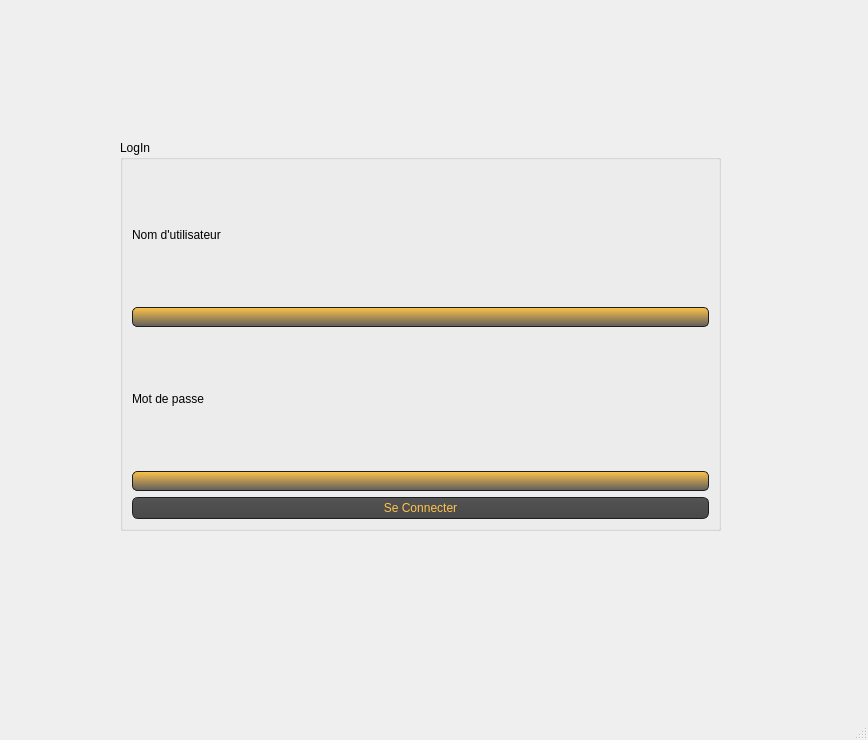
<?xml version="1.0" encoding="UTF-8"?>
<ui version="4.0">
 <class>MainWindow</class>
 <widget class="QMainWindow" name="MainWindow">
  <property name="geometry">
   <rect>
    <x>0</x>
    <y>0</y>
    <width>868</width>
    <height>740</height>
   </rect>
  </property>
  <property name="windowTitle">
   <string>gestion des employés</string>
  </property>
  <widget class="QWidget" name="centralwidget">
   <widget class="QGroupBox" name="groupBox">
    <property name="geometry">
     <rect>
      <x>120</x>
      <y>140</y>
      <width>601</width>
      <height>391</height>
     </rect>
    </property>
    <property name="styleSheet">
     <string notr="true">font: 75 9pt &quot;Adobe Caslon Pro Bold&quot;;</string>
    </property>
    <property name="title">
     <string>LogIn</string>
    </property>
    <layout class="QVBoxLayout" name="verticalLayout">
     <item>
      <widget class="QLabel" name="label">
       <property name="text">
        <string>Nom d'utilisateur</string>
       </property>
      </widget>
     </item>
     <item>
      <widget class="QLineEdit" name="lineEdit_nomutilisateur">
       <property name="styleSheet">
        <string notr="true">QLineEdit
{
    background-color: QLinearGradient( x1: 0, y1: 0, x2: 0, y2: 1, stop: 0 #4d4d4d, stop: 0 #ffc34a, stop: 1 #5d5d5d);
    padding: 1px;
    border-style: solid;
    border: 1px solid #1e1e1e;
    border-radius: 5;
}</string>
       </property>
       <property name="maxLength">
        <number>50</number>
       </property>
      </widget>
     </item>
     <item>
      <widget class="QLabel" name="label_2">
       <property name="text">
        <string>Mot de passe</string>
       </property>
      </widget>
     </item>
     <item>
      <widget class="QLineEdit" name="lineEdit_motpasse">
       <property name="styleSheet">
        <string notr="true">QLineEdit
{
    background-color: QLinearGradient( x1: 0, y1: 0, x2: 0, y2: 1, stop: 0 #4d4d4d, stop: 0 #ffc34a, stop: 1 #5d5d5d);
    padding: 1px;
    border-style: solid;
    border: 1px solid #1e1e1e;
    border-radius: 5;
}</string>
       </property>
       <property name="maxLength">
        <number>50</number>
       </property>
       <property name="echoMode">
        <enum>QLineEdit::Password</enum>
       </property>
      </widget>
     </item>
     <item>
      <widget class="QPushButton" name="pushButton_conncter">
       <property name="styleSheet">
        <string notr="true">QPushButton
{
    color: #ffc34a;
    background-color: QLinearGradient( x1: 0, y1: 0, x2: 0, y2: 1, stop: 0 #565656, stop: 0.1 #525252, stop: 0.5 #4e4e4e, stop: 0.9 #4a4a4a, stop: 1 #464646);
    border-width: 1px;
    border-color: #1e1e1e;
    border-style: solid;
    border-radius: 6;
    padding: 3px;
    font-size: 12px;
    padding-left: 5px;
    padding-right: 5px;
}

QPushButton:pressed
{
    background-color: QLinearGradient( x1: 0, y1: 0, x2: 0, y2: 1, stop: 0 #2d2d2d, stop: 0.1 #2b2b2b, stop: 0.5 #292929, stop: 0.9 #282828, stop: 1 #252525);
}</string>
       </property>
       <property name="text">
        <string>Se Connecter</string>
       </property>
      </widget>
     </item>
    </layout>
   </widget>
   <widget class="QLabel" name="label_3">
    <property name="geometry">
     <rect>
      <x>-40</x>
      <y>-20</y>
      <width>1121</width>
      <height>801</height>
     </rect>
    </property>
    <property name="text">
     <string/>
    </property>
    <property name="pixmap">
     <pixmap>../wallpaperflare.com_wallpaper (1) (1).png</pixmap>
    </property>
   </widget>
   <zorder>label_3</zorder>
   <zorder>groupBox</zorder>
  </widget>
  <widget class="QMenuBar" name="menubar">
   <property name="geometry">
    <rect>
     <x>0</x>
     <y>0</y>
     <width>868</width>
     <height>26</height>
    </rect>
   </property>
  </widget>
  <widget class="QStatusBar" name="statusbar"/>
 </widget>
 <resources/>
 <connections/>
</ui>
